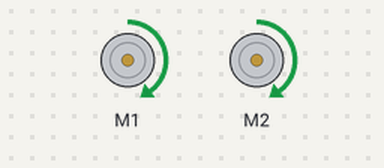
Bench run of a sketch on a simulated Arduino Uno, built with avr-gcc and run on an emulated ATmega328P. Shown: 2 × DC motor (green arrow = forward, orange = backward, longer = faster).

Above: at 0.1 s.
Timing chart, 0 to 1.6 s (numbered marks = the images above):
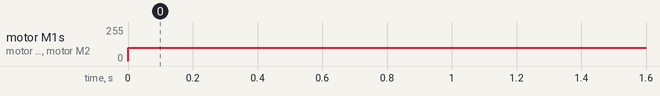

Measured:
- by itself, motor M1, motor M2: stopped → forward 100/255 at 0.00 s

The sketch:

poe3_motorTest.ino
```cpp
//Code to run both motors and test driving ability of robot.

#include <Wire.h>
#include <Adafruit_MotorShield.h>
// #include <utility/Adafruit_PWMServoDriver.h>
Adafruit_MotorShield AFMS = Adafruit_MotorShield();
Adafruit_DCMotor *motor1 = AFMS.getMotor(1);
Adafruit_DCMotor *motor2 = AFMS.getMotor(2);


void setup() {
  // put your setup code here, to run once:
  AFMS.begin();
  motor1->setSpeed(100);
  motor2->setSpeed(100);
}

void loop() {
  // put your main code here, to run repeatedly:
  motor1->run(FORWARD);
  motor2->run(FORWARD);

}
```
